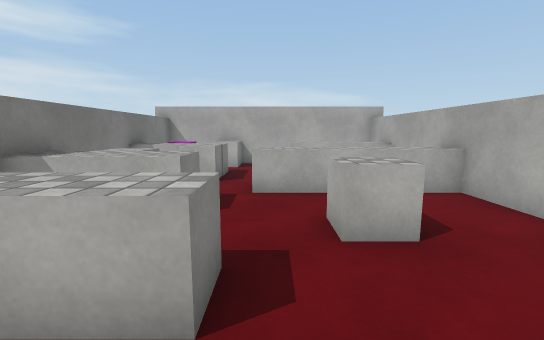
view 1 (above)

12 first-person views from a walk through a Unity game level. The camera is 1.4 m above the floor, tilts 8° down and sees 90° across. The floor is counted in squares, 1 m on a side. Each view is taken from the middle of a square. On the plan, view 1 faces up. The plan holds only what a view shows up to about 13 squares ahead; the rest is blank. The player character is not drawn. Surface patterns are stand-ins for the level's own textures.

view 2
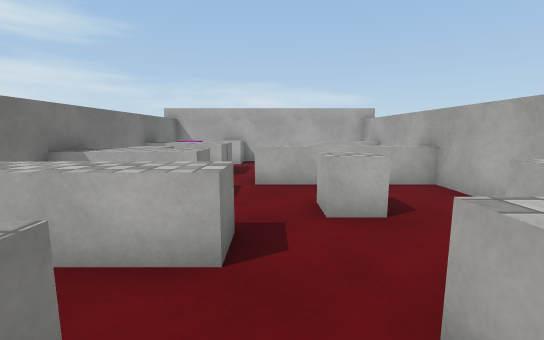

view 3
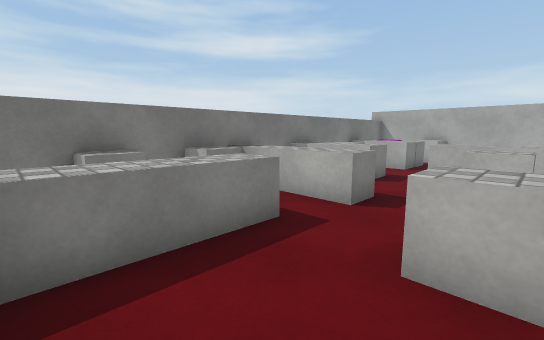

view 4
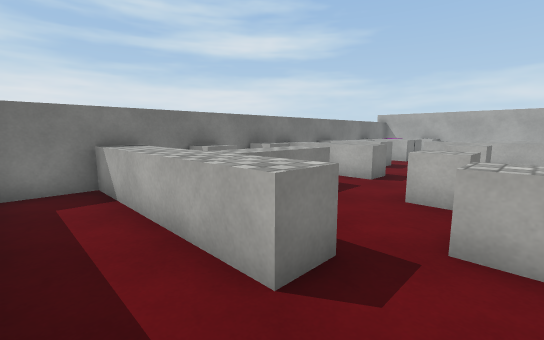

view 5
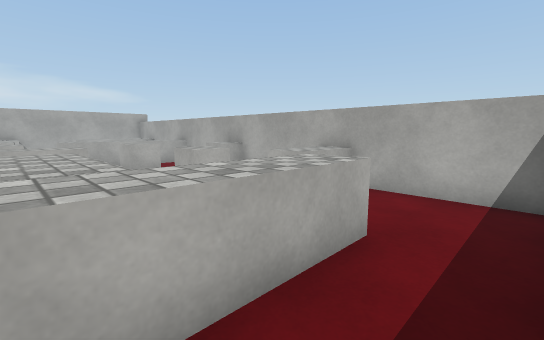

view 6
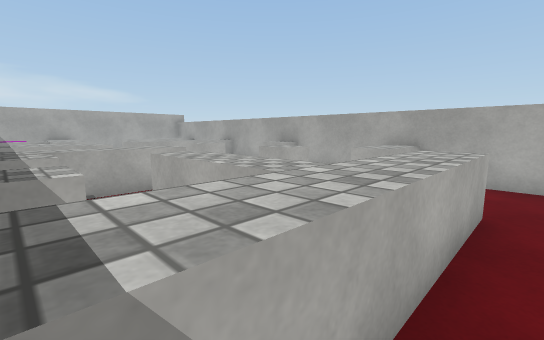

view 7
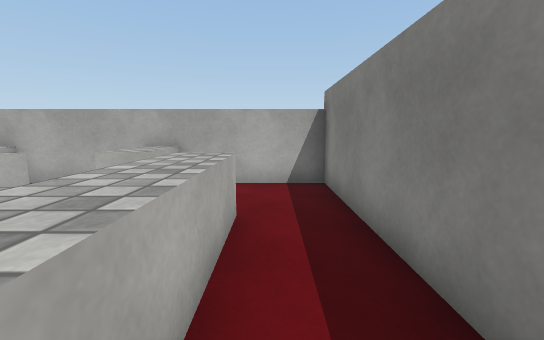

view 8
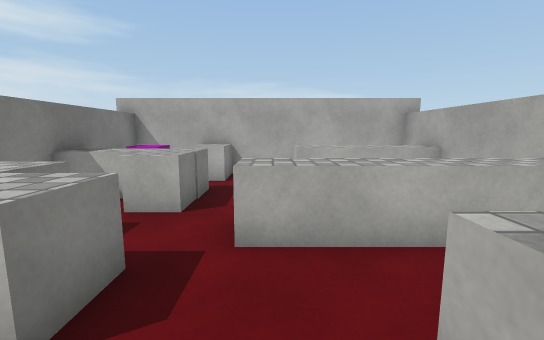

view 9
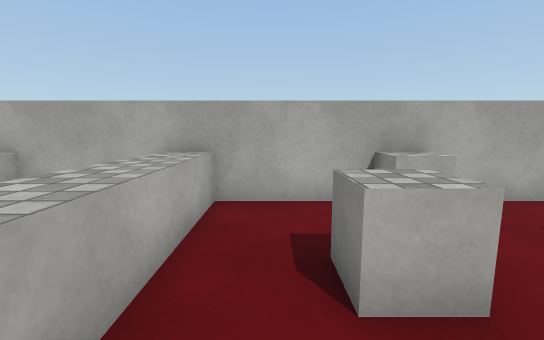

view 10
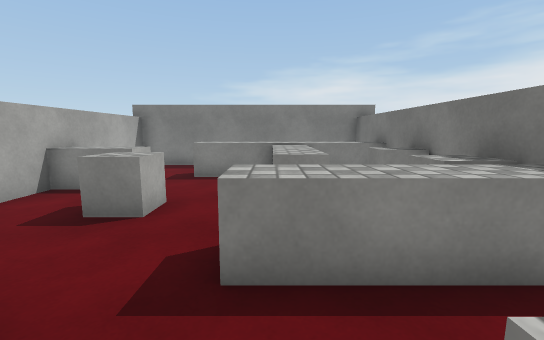

view 11
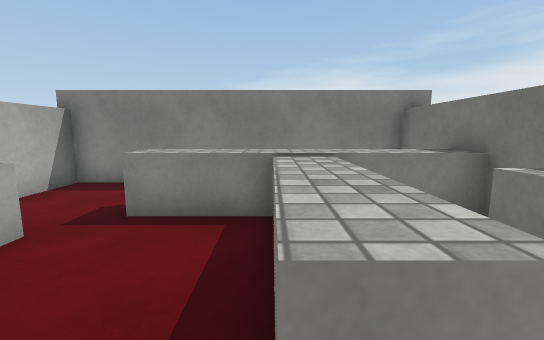

view 12
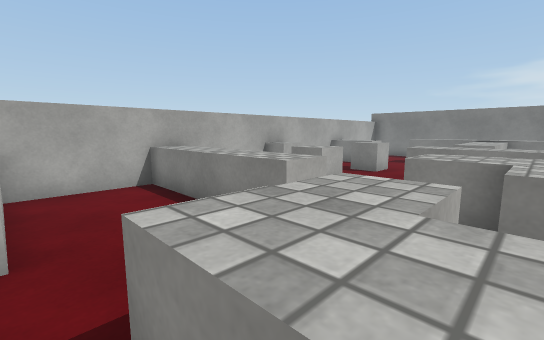

### Floor plan
Key: @ floor where view 1 was taken; # wall or solid block; . floor; = window, fence, low wall or low ledge; ^ raised ledge; B block; C cube.
Columns run from 5 left of view 1 to 5 right of it. Each row starts with its distance up from view 1.
 12 ###B######
 11 #C.BB.^^^^
 10 #.....^^^^#
  9 #^^C......#
  8 # CC.  ...#
  7 #CC..^^^^^#
  6 #CC..^^^^^#
  5 #^^^......#
  4 #  ...CC..#
  3 #=....CC.C#
  2 #^^^^....C#
  1 #CC....C..#
  0 #CC^^@CC..#
 -1 #C ^^.....#
 -2 #C ^^..BBB#
 -3 ##.^^.....#
 -4 #^^^^^^...#
 -5 #.........#
 -6 #.........#
 -7 ###########

Where each view was taken, in squares from view 1:
view 1: 0 up, 0 right, facing up
view 2: 1 down, 0 right, facing up
view 3: 3 down, 2 right, facing up-left
view 4: 6 down, 3 right, facing up-left
view 5: 6 down, 2 left, facing up-right
view 6: 5 down, 4 left, facing up-right
view 7: 5 down, 3 left, facing right
view 8: 3 up, 0 right, facing up
view 9: 5 up, 1 left, facing right
view 10: 5 up, 1 left, facing down
view 11: 1 up, 1 left, facing down
view 12: 10 up, 3 left, facing down-right
